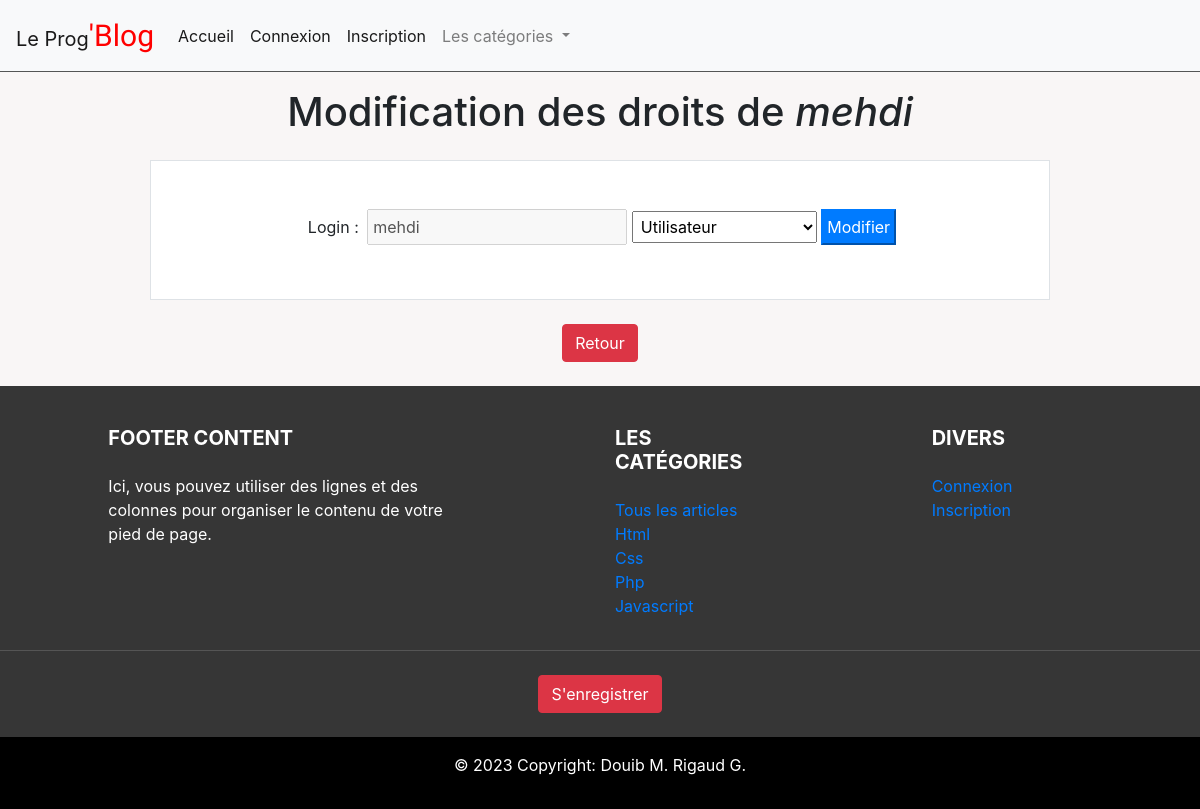
/blog-js/modification_user.php?id=5, run on the app's committed database.
### tables this page shows
CREATE TABLE IF NOT EXISTS `utilisateurs` (
  `id` int(11) NOT NULL AUTO_INCREMENT,
  `login` varchar(255) NOT NULL,
  `password` varchar(255) NOT NULL,
  `email` varchar(255) NOT NULL,
  `id_droits` int(11) NOT NULL DEFAULT 1,
  PRIMARY KEY (`id`)
);

CREATE TABLE IF NOT EXISTS `droits` (
  `id` int(11) NOT NULL AUTO_INCREMENT,
  `nom` varchar(80) NOT NULL,
  PRIMARY KEY (`id`)
);

CREATE TABLE IF NOT EXISTS `categories` (
  `id` int(11) NOT NULL AUTO_INCREMENT,
  `nom` varchar(80) NOT NULL,
  PRIMARY KEY (`id`)
);

### blog-js/php/fonction/fonctions.php (called while the page is built, shortened)
<?php
function recuperation($base,$selection,$table) {
    $requete = $base->prepare("SELECT $selection FROM $table" );
    $requete->execute();
    $resultat = $requete->fetchall();
    return $resultat ;
}
function recuperation_join($base,$table,$table2,$table_join1,$table_join2,$parametre2,$parametre3){
    $requete = $base->prepare("SELECT * FROM $table INNER JOIN $table2 ON $table_join1 = $table_join2 WHERE $parametre2 = ?");
    $requete->execute(array($parametre3));
    $resultat = $requete->fetchall();
    return $resultat;
}
?>

### blog-js/php/include/connexion.php (called while the page is built)
<?php
require 'php/fonction/fonctions.php';
$bd = connexionPDO();
$categories = recuperation($bd,'*','categories');
?>

### blog-js/modification_user.php (the view, shortened to what this page needs)
<?php
require 'php/include/connexion.php';
$id_utilisateur = $_GET['id'];
$infos_user = recuperation_join($bd,'utilisateurs','droits','utilisateurs.id_droits','droits.id','utilisateurs.id',$id_utilisateur);
?>
<!DOCTYPE html>
<html lang="fr">
<head>
    <link rel="stylesheet" href="https://maxcdn.bootstrapcdn.com/bootstrap/4.0.0/css/bootstrap.min.css">
    <link href="src/fontello/css/fontello.css" rel="stylesheet">
    <link href="src/css/styles.css" rel="stylesheet">
</head>
<body>
    <header><?php include 'php/include/header.php'; ?></header>
    <main class="main_admin">
        <h1 class="text-center pb-3 pt-3">Modification des droits de <em><?= $infos_user[0]['login'] ?></em> </h1>
        <form class="text-center mt-4 mb-4  w-75 m-auto p-5 bg-white border" action="php/traitement/formulaire_modification_user.php?id=<?= $id_utilisateur?>" method="POST">
            <label class="p-1" for="login">Login :</label>
            <input class="p-1" type="text" id="login" name="login" value="<?= $infos_user[0]['login']?>" disabled>
            <select class="p-1" name="droits" id="droits">
                <option value="1" <?php if ($infos_user[0]['nom'] == "utilisateur") { echo "selected";}?>>Utilisateur</option>
            </select>
            <input class=" btn-primary p-1" type="submit" value="Modifier" name="modifier">
        </form>
        <a class="btn btn-danger mt-4 mb-4 ml-auto mr-auto" href="admin.php">Retour</a>
    </main>
    <?php include 'php/include/footer.php'; ?>
</body>
</html>

### blog-js/php/include/footer.php (shortened to what this page needs)
<footer class="page-footer font-small stylish-color-dark pt-4">
  <div class="container text-center text-md-left">
    <div class="row">
      <div class="col-md-4 mx-auto">
        <h5 class="font-weight-bold text-uppercase mt-3 mb-4">Footer Content</h5>
        <p>Ici, vous pouvez utiliser des lignes et des colonnes pour organiser le contenu de votre pied de page. </p>
      </div>
      <div class="col-md-2 mx-auto">
        <h5 class="font-weight-bold text-uppercase mt-3 mb-4">Les catégories</h5>
        <ul class="list-unstyled">
            <li><a href="articles.php">Tous les articles</a></li>
            <?php if (isset($categories)) :?>
                <?php for ($i=0 ; $i<COUNT($categories); $i++) : ?>
                    <li>
                        <a href="articles.php?categorie=<?= $categories[$i]['id']?>&p=1"><?= ucwords(strtolower($categories[$i]['nom'])) ?></a>
                    </li>
                <?php endfor ;?>
            <?php endif ;?>
        </ul>
      </div>
      <div class="col-md-2 mx-auto">
        <h5 class="font-weight-bold text-uppercase mt-3 mb-4">Divers</h5>
        <ul class="list-unstyled">
        <?php if (isset($_SESSION['user']->id)) :?>
          <?php if ($_SESSION['user']->id_droits == 42 || $_SESSION['user']->id_droits == 1337 ) : ?>
              <li>
                <a href="creer-article.php" >Créer un article</a>
              </li>
          <?php endif ;?>
          <?php if ( $_SESSION['user']->id_droits == 1337 ) : ?>
              <li>
                <a href="admin.php" >Espace administrateur</a>
              </li>
          <?php endif ;?>
          <li>
            <a href="profil.php" >Mon compte</a>
          </li>
        <?php else :?>
          <li>
            <a href="connexion.php" >Connexion</a>
          </li>
          <li>
            <a href="inscription.php" >Inscription</a>
          </li>
        <?php endif ;?>
        </ul>
      </div>
    </div>
  </div>
<?php if (!isset($_SESSION['user']->id)) : ?>
  <hr>
  <ul class="list-unstyled list-inline text-center py-2">
    <li class="list-inline-item">
      <a href="inscription.php" class="btn btn-danger btn-rounded">S'enregistrer</a>
    </li>
  </ul>
<?php endif ;?>
  <div class="footer-copyright text-center py-3">
    <p> © 2023 Copyright: Douib M. Rigaud G.</p>
  </div>
</footer>

### blog-js/src/css/styles.css (style rules this page uses)
footer { color: white; background-color: rgb(54, 54, 54); }
.footer-copyright { background-color: black; }
hr { border-top: 1px solid rgb(85, 85, 85) ; }
.main_admin { text-align: center; background-color: #f9f6f6; }

### data on the page
utilisateurs: login "mehdi"
droits: droits "Utilisateur"
categories: nom "Html"
categories: nom "Css"
categories: nom "Php"
categories: nom "Javascript"
